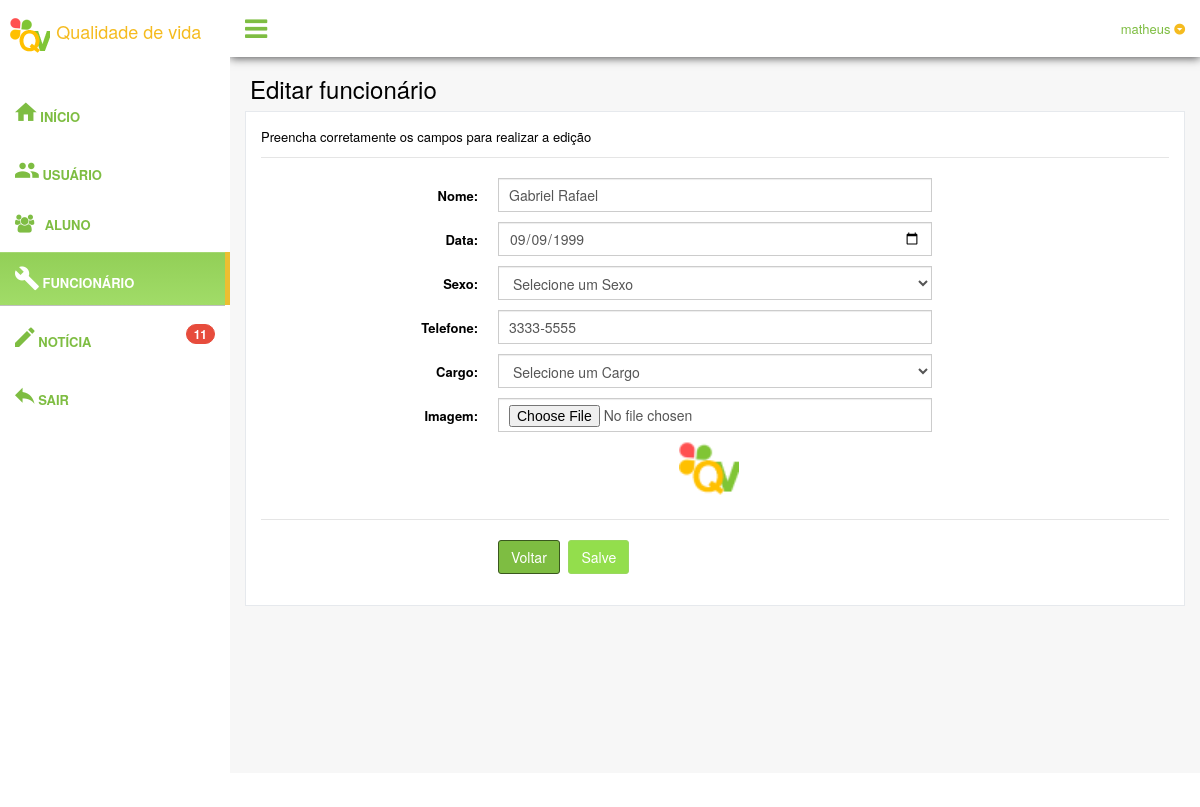
/painel/funcionarios_editar.php?id=6 (signed in), run on the app's committed database.
### tables this page shows
CREATE TABLE IF NOT EXISTS `funcionario` (
  `idFuncionario` int(11) NOT NULL,
  `nome` varchar(30) NOT NULL,
  `idUsuario` int(20) NOT NULL,
  `data` date NOT NULL,
  `sexo` char(1) NOT NULL,
  `telefone` varchar(13) NOT NULL,
  `idCargo` int(30) NOT NULL,
  `imagem` varchar(255) NOT NULL,
  `deletar` int(11) NOT NULL
);

### painel/conexao.php (called while the page is built, shortened)
<?php
$servidor = "localhost";
$usuario = "root";
$senha = "";
$conexao = mysql_connect($servidor, $usuario, $senha);
$c_noticia = mysql_query("SELECT * FROM noticias WHERE deletar != 1", $conexao);
$noticia = mysql_num_rows($c_noticia);
?>

### painel/funcionarios_editar.php (the view, shortened to what this page needs)
<?php
include("conexao.php");
	$sessaousuario = $_SESSION ['usuario'];
?>
<!DOCTYPE html>
<html>
  <head>
    <link href="assets/css/bootstrap.min.css" rel="stylesheet">
    <link href="assets/css/font-awesome.min.css" rel="stylesheet">
    <link href="assets/css/material-design-iconic-font.min.css" rel="stylesheet">
    <link href="assets/css/nprogress.css" rel="stylesheet">
    <link href="assets/css/jquery.mCustomScrollbar.min.css" rel="stylesheet"/>
    <link href="assets/css/scroller.bootstrap.min.css" rel="stylesheet">
	<link href="assets/css/dataTables.bootstrap.min.css" rel="stylesheet">
    <link href="assets/css/buttons.bootstrap.min.css" rel="stylesheet">
    <link href="assets/css/fixedHeader.bootstrap.min.css" rel="stylesheet">
    <link href="assets/css/responsive.bootstrap.min.css" rel="stylesheet">
    <link href="assets/css/scroller.bootstrap.min.css" rel="stylesheet">
    <link href="assets/css/custom.min.css" rel="stylesheet">
  </head>
  <body class="nav-md">
    <div class="container body">
      <div class="main_container">
        <div class="col-md-3 left_col menu_fixed">
          <div class="left_col scroll-view">
            <div class="navbar nav_title" style="border: 0;">
              <a href="index.php" class="site_title"><img src="img/logo.png" width="40" height="45"> <span style="font-size: 18px">Qualidade de vida</span></a>
            </div>
            <br />
            <div id="sidebar-menu" class="main_menu_side hidden-print main_menu">
              <div class="menu_section">
                <ul class="nav side-menu">
                <ul class="nav side-menu">
                  <li><a href="index.php"><i class="zmdi zmdi-hc-2x zmdi-home"></i> Início </a></li>
                </ul>
                <ul class="nav side-menu">
                 <li><a href="usuarios.php"><i class="zmdi zmdi-hc-2x zmdi-accounts"></i> Usuário</a></li>
                </ul>
                <ul class="nav side-menu">
                <li><a href="alunos.php"><i class="fa fa-users"></i> Aluno <span class="fa fa-chevron-down"></span></a>
                  </li>
                </ul>
                <ul class="nav side-menu">
                  <li class="active"><a href="funcionarios.php"><i class="zmdi zmdi-hc-2x zmdi-wrench"></i> Funcionário</a></li>
                </ul>
                <ul class="nav side-menu">
                  <li><a href="noticias.php"><i class="zmdi zmdi-hc-2x zmdi-edit"></i> Notícia<span class="badge bg-red pull-right" data-toggle="tooltip" data-placement="right" title="Total de dados"><?php echo $noticia;?></span></a></li>
                </ul>
                <ul class="nav side-menu">
                  <li><a href="sair.php"><i class="zmdi zmdi-hc-2x zmdi-mail-reply"></i> Sair </a></li>
                </ul>
                </ul>
              </div>
            </div>
          </div>
        </div>
        <div class="top_nav">
          <div class="nav_menu">
            <nav>
              <div class="nav toggle">
                <a id="menu_toggle"><i class="fa fa-bars"></i></a>
              </div>
              <ul class="nav navbar-nav navbar-right">
                <li class="">
                  <a href="javascript:;" class="user-profile dropdown-toggle" data-toggle="dropdown" aria-expanded="false">
                    <?php echo $sessaousuario;?>
                    <span class=" zmdi zmdi-caret-down-circle"></span>
                  </a>
                </li>
              </ul>
            </nav>
          </div>
        </div>
        <div class="right_col" role="main">
          <div class="">
            <div class="page-title">
              <div class="title_left">
                <h3>Editar funcionário</h3>
              </div>
            </div>
            <div class="clearfix"></div>
            <div class="row">
              <div class="col-md-12 col-sm-12 col-xs-12">
                <div class="x_panel">
                  <div class="x_content">
		<?php
	$id = $_GET['id'];
	$resultado = mysql_query("SELECT * FROM funcionario WHERE idFuncionario = '$id'");
	while($dados = mysql_fetch_array($resultado)){
	?>
                    <form class="form-horizontal form-label-left" action="controlador.php?acao=editar_funcionario" method="post" enctype="multipart/form-data" novalidate>
                      <p>Preencha corretamente os campos para realizar a edição </p>
                      <span class="section"><p><?php error_reporting(0); if($_GET['msg'] == 'ok'){echo 'Registro alterado com sucesso.';} else if($_GET['msg'] == 'error'){echo 'Erro ao editar dados, tente novamente mais tarde.';}?></p>
</span>
                      <div class="item form-group">
                        <label class="control-label col-md-3 col-sm-3 col-xs-12" for="">Nome:</label>
                        <div class="col-md-6 col-sm-6 col-xs-12">
                          <input type="text" name="nome" id="nome" value="<?php echo $dados['nome'];?>" class="form-control col-md-7 col-xs-12" placeholder="Preencha um nome.." required type="text">
                        </div>
                      </div>
					  <div class="item form-group">
                        <label class="control-label col-md-3 col-sm-3 col-xs-12" for="">Data:</label>
                        <div class="col-md-6 col-sm-6 col-xs-12">
                          <input type="date" name="data" id="data" value="<?php echo $dados['data'];?>" class="form-control col-md-7 col-xs-12" placeholder="Preencha uma data.." required type="text">
                        </div>
                      </div>
					  <div class="item form-group">
                        <label class="control-label col-md-3 col-sm-3 col-xs-12" for="">Sexo:</label>
                        <div class="col-md-6 col-sm-6 col-xs-12">
                          <select name="sexo" id="sexo" class="form-control col-md-7 col-xs-12 required" required >
							<option selected value>Selecione um Sexo</option>
						  </select>
                        </div>
                      </div>
					  <div class="item form-group">
                        <label class="control-label col-md-3 col-sm-3 col-xs-12" for="">Telefone:</label>
                        <div class="col-md-6 col-sm-6 col-xs-12">
                          <input type="text" name="telefone" id="telefone" value="<?php echo $dados['telefone'];?>" class="form-control col-md-7 col-xs-12" placeholder="Preencha um telefone.." required>
						</div>
                      </div>
					  <div class="item form-group">
                        <label class="control-label col-md-3 col-sm-3 col-xs-12" for="">Cargo:</label>
                        <div class="col-md-6 col-sm-6 col-xs-12">
                          <select name="cargo" id="cargo" class="form-control col-md-7 col-xs-12 required" required>
						  <option selected value>Selecione um Cargo</option>
						  </select>
                        </div>
                      </div>
					  <div class="item form-group">
                        <label class="control-label col-md-3 col-sm-3 col-xs-12" for="">Imagem:</label>
                        <div class="col-md-6 col-sm-6 col-xs-12">
						  <input type="file" name="imagem" id="imagem" value="<?php echo $dados['imagem'];?>" class="form-control col-md-7 col-xs-12" placeholder="Preencha uma imagem.."><br>
						  <img src="<?php echo $dados['imagem'];?>" width="60" height="60" class="img-responsive col-xs-offset-5">
                        </div>
                      </div>
                      <div class="ln_solid"></div>
                      <div class="form-group">
                        <div class="col-md-6 col-md-offset-3">
                          <button type="reset" class="btn btn-primary" onClick="window.location.href='funcionarios.php'">Voltar</button>
                          <button id="send" type="submit" class="btn btn-info">Salve</button>
                        </div>
                      </div>
                    </form>
<?php } ?>
                  </div>
                </div>
              </div>
            </div>
          </div>
        </div>
        <footer>
        </footer>
      </div>
    </div>
  </body>
</html>

### data on the page
funcionario: nome "Gabriel Rafael", data "09/09/1999", telefone "3333-5555", imagem (picture)

### other printed values
$noticia "11"
$sessaousuario "matheus"
